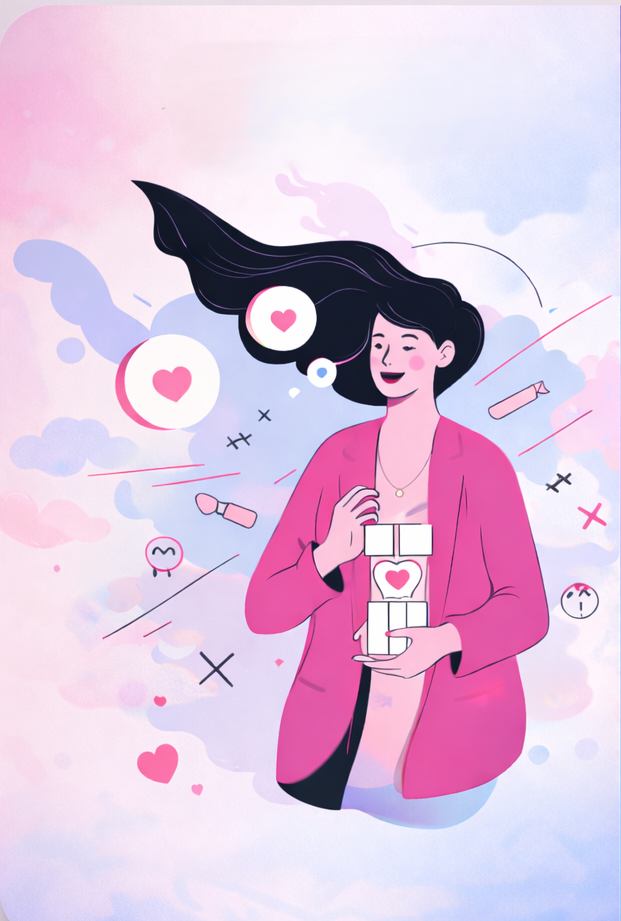
#> input picture imgp1.png, 621 x 921 px; its folder holds only this picture in this run
$ python -i app.py   (imports and definitions only)
#> lines starting #> are read from the running program, lines starting #| are printed output that depends on the picture
import streamlit as st
import pandas as pd
import cv2
import numpy as np
from database import conn, cursor
from recomsystem import generate_recommendation

# [16 lines left out: function generate_smart_tip, not called in this run]

skin_color_map = {
    "fair": {
        "best": ["blue", "red", "black"],
        "good": ["pink", "purple", "navy"],
        "avoid": ["yellow"]
    },
    "medium": {
        "best": ["green", "white", "navy"],
        "good": ["blue", "maroon", "black"],
        "avoid": ["beige"]
    },
    "dark": {
        "best": ["yellow", "white", "pink"],
        "good": ["red", "orange", "blue"],
        "avoid": ["brown"]
    }
}

# [22 lines left out: function suggest_color, not called in this run]

# [21 lines not run here, left out]

# [94 lines left out: functions extract_color, show_color_palette, show_makeup_visuals, not called in this run]

# ---------------- SESSION ----------------
if "logged_in" not in st.session_state:
    st.session_state.logged_in = False
if "email" not in st.session_state:
    st.session_state.email = ""
if "page" not in st.session_state:
    st.session_state.page = "dashboard"

# ---------------- LOAD DATASETS GLOBALLY ----------------
# ✅ Loading datasets here ONCE makes your app blazing fast!
# [1 line that did not run here, left out]
# [1 line that did not run here, left out]

def load_and_clean_df(path):
    df = pd.read_csv(path)
    df.columns = df.columns.str.strip().str.lower().str.replace(" ", "_")
    for col in df.columns:
        df[col] = df[col].fillna("").astype(str).str.lower().str.strip()
    return df

# [1 line that did not run here, left out]
# [1 line that did not run here, left out]
# [1 line that did not run here, left out]


# ---------------- AI PREDICTION ----------------
# [28 lines left out: function predict_skin_from_dataset, not called in this run]

# ---------------- HSV EXTRACTION ----------------
def extract_hsv_from_image(image_data):

    file_bytes = np.asarray(bytearray(image_data.read()), dtype=np.uint8)
    img = cv2.imdecode(file_bytes, 1)

    img = cv2.cvtColor(img, cv2.COLOR_BGR2RGB)

    face_cascade = cv2.CascadeClassifier(
        cv2.data.haarcascades + 'haarcascade_frontalface_default.xml'
    )

    gray = cv2.cvtColor(img, cv2.COLOR_RGB2GRAY)
    faces = face_cascade.detectMultiScale(gray, 1.3, 5)

    if len(faces) == 0:
        face = img
    else:
        x, y, w, h = faces[0]
        face = img[y:y+h, x:x+w]

    face = cv2.resize(face, (100, 100))

    hsv = cv2.cvtColor(face, cv2.COLOR_RGB2HSV)

    h = int(np.mean(hsv[:, :, 0]))
    s = int(np.mean(hsv[:, :, 1]))
    v = int(np.mean(hsv[:, :, 2]))

    return h, s, v

# [346 lines left out: functions get_base64_bin, login_page, dashboard, result_page, not called in this run]

# ---------------- RUN ----------------
# [7 lines not run here, left out]

>>> import cv2
>>> picture = cv2.imread('imgp1.png', cv2.IMREAD_GRAYSCALE)
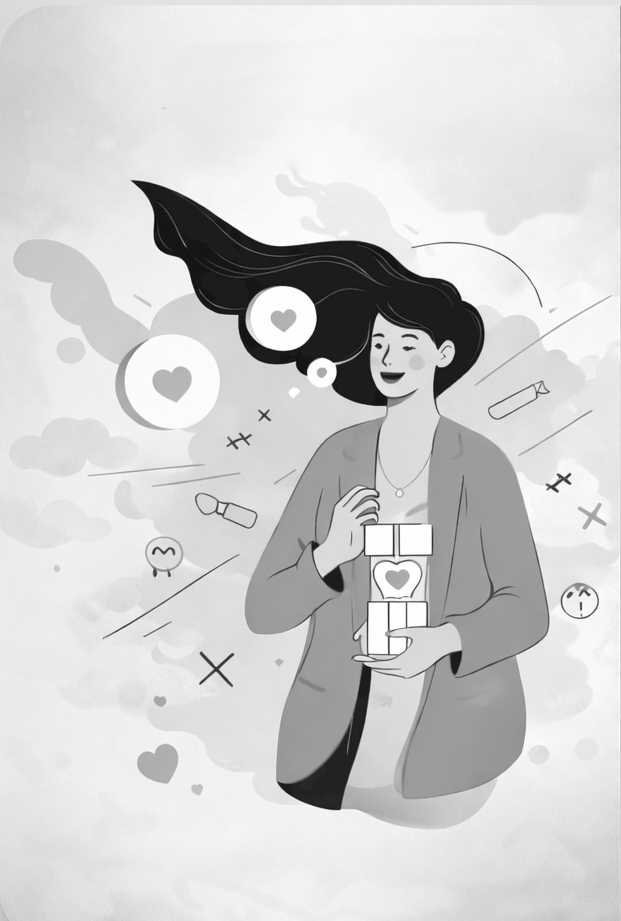
#> picture: shape (921, 621); min 0, max 255, mean 209.4
#> (the run stopped early here; a loop or call above may not have finished)
